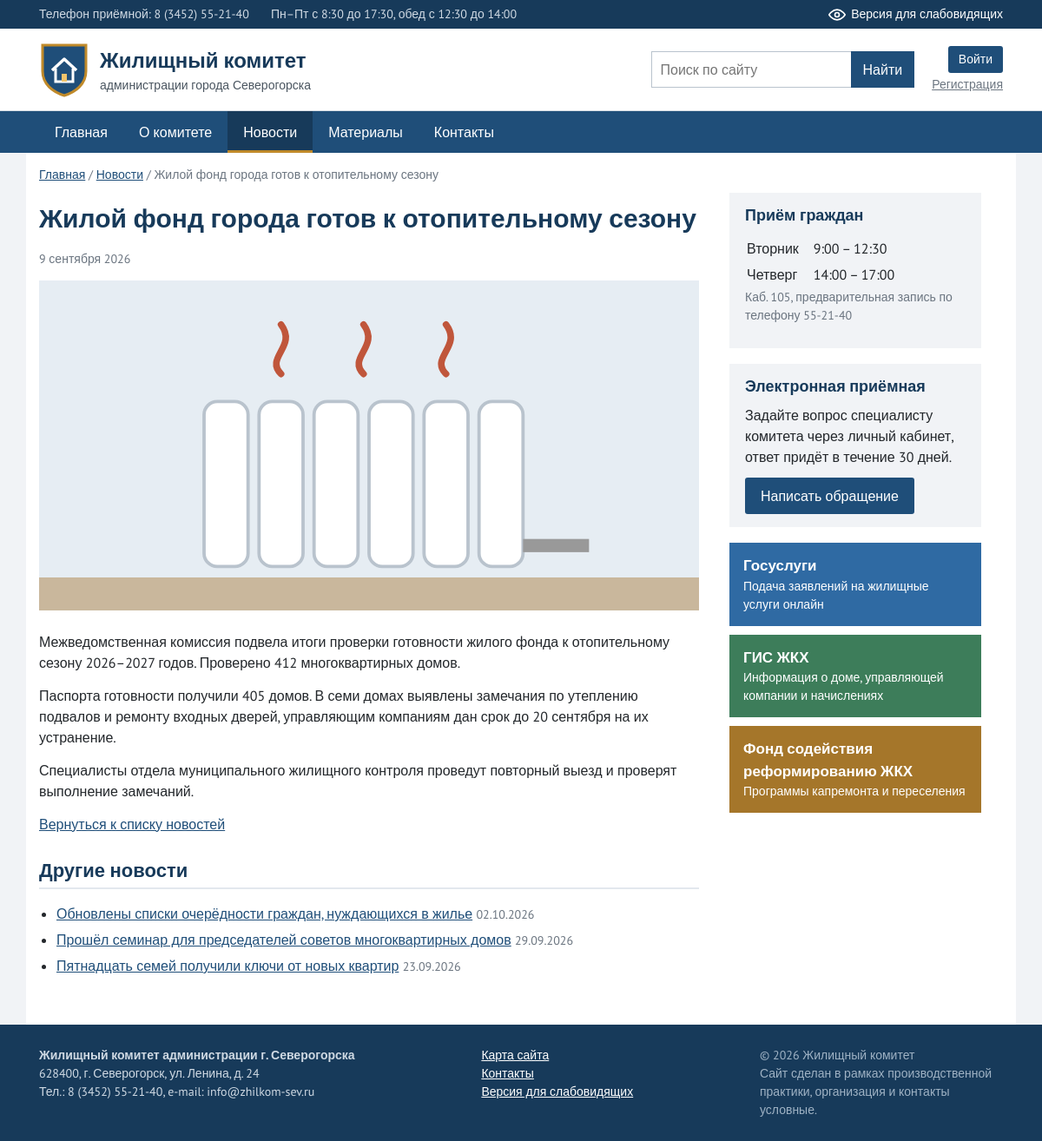
The page /news/2 on the database its author committed.
### models.py (models this page shows)
class News(db.Model):
    __tablename__ = 'news'
    id = db.Column(db.Integer, primary_key=True)
    title = db.Column(db.String(200), nullable=False)
    summary = db.Column(db.String(300))
    body = db.Column(db.Text, nullable=False)
    image = db.Column(db.String(200))
    created_at = db.Column(db.DateTime, default=datetime.now)

### app.py (the view)
@app.route('/news/<int:news_id>')
def news_item(news_id):
    item = db.get_or_404(News, news_id)
    other = News.query.filter(News.id != item.id).order_by(
        News.created_at.desc()).limit(3).all()
    return render_template('news_item.html', item=item, other=other)

### app.py (called while the page is built)
def get_user():
    if 'user' not in g:
        g.user = None
        if session.get('user_id'):
            g.user = db.session.get(User, session['user_id'])
    return g.user

@app.context_processor
def inject_globals():
    return {
        'current_user': get_user(),
        'menu_categories': Category.query.order_by(Category.id).all(),
        'vision': session.get('vision', False),
        'v': session.get('v', VISION_DEFAULT),
        'roles': ROLES,
        'statuses': STATUSES,
        'year': datetime.now().year,
    }

@app.template_filter('date')
def date_filter(value):
    return value.strftime('%d.%m.%Y') if value else ''

@app.template_filter('date_ru')
def date_ru_filter(value):
    if not value:
        return ''
    return f'{value.day} {MONTHS[value.month - 1]} {value.year}'

### templates/news_item.html (shortened to what this page needs)
{% extends 'base.html' %}
{% block breadcrumbs %}
<div class="crumbs">
    <a href="{{ url_for('index') }}">Главная</a> /
    <a href="{{ url_for('news_list') }}">Новости</a> /
    {{ item.title }}
</div>
{% endblock %}
{% block content %}
<div class="layout">
    <article class="content text">
        <h1 class="page-title">{{ item.title }}</h1>
        <p class="date">{{ item.created_at|date_ru }}</p>
        {% if item.image %}
        <img src="{{ url_for('static', filename=item.image) }}" alt="{{ item.title }}" class="img-main">
        {% endif %}
        {% for p in item.body.split('\n\n') %}
        <p>{{ p }}</p>
        {% endfor %}
        <p><a href="{{ url_for('news_list') }}">Вернуться к списку новостей</a></p>
        {% if other %}
        <h2 class="section-title">Другие новости</h2>
        <ul class="plain-list">
            {% for n in other %}
            <li><a href="{{ url_for('news_item', news_id=n.id) }}">{{ n.title }}</a> <span class="muted">{{ n.created_at|date }}</span></li>
            {% endfor %}
        </ul>
        {% endif %}
    </article>
    {% include '_sidebar.html' %}
</div>
{% endblock %}

### static/css/style.css (style rules this page uses)
* { box-sizing: border-box; }
body { margin: 0; font-family: 'PT Sans', Arial, sans-serif; font-size: 16px; line-height: 1.5; color: #23272b; background: #f1f3f6; }
a { color: #1f4e79; }
img { max-width: 100%; }
h1, h2, h3 { line-height: 1.25; color: #173a5a; }
h2 { font-size: 22px; margin: 28px 0 12px; }
.muted { color: #6b7580; font-size: 14px; }
.crumbs { font-size: 14px; color: #6b7580; margin-bottom: 10px; }
.page-title { font-size: 30px; margin: 10px 0 18px; }
.section-title { border-bottom: 2px solid #e3e8ee; padding-bottom: 6px; }
.layout { display: flex; gap: 35px; align-items: flex-start; }
.content { flex: 1; min-width: 0; }
.text { max-width: 760px; }
.text p { margin: 0 0 14px; }
.date { color: #6b7580; font-size: 14px; }
.plain-list { padding-left: 20px; }
.plain-list li { margin-bottom: 6px; }
.img-main { width: 100%; max-height: 380px; object-fit: cover; margin-bottom: 18px; }

### rows shown on the page
News: title "Жилой фонд города готов к отопительному сезону", created_at "9 сентября 2026", image (picture)
News: title "Обновлены списки очерёдности граждан, нуждающихся в жилье", created_at "02.10.2026"
News: title "Прошёл семинар для председателей советов многоквартирных домов", created_at "29.09.2026"
News: title "Пятнадцать семей получили ключи от новых квартир", created_at "23.09.2026"

### other values the page prints
{{ p }} "Межведомственная комиссия подвела итоги проверки готовности жилого фонда к отопительному сезону 2026–2027 годов. Проверено 412 многоквартирных домов." "Паспорта готовности получили 405 домов. В семи домах выявлены замечания по утеплению подвалов и ремонту входных дверей, управляющим компаниям дан срок до 20 сентября на их устранение." "Специалисты отдела муниципального жилищного контроля проведут повторный выезд и проверят выполнение замечаний."
